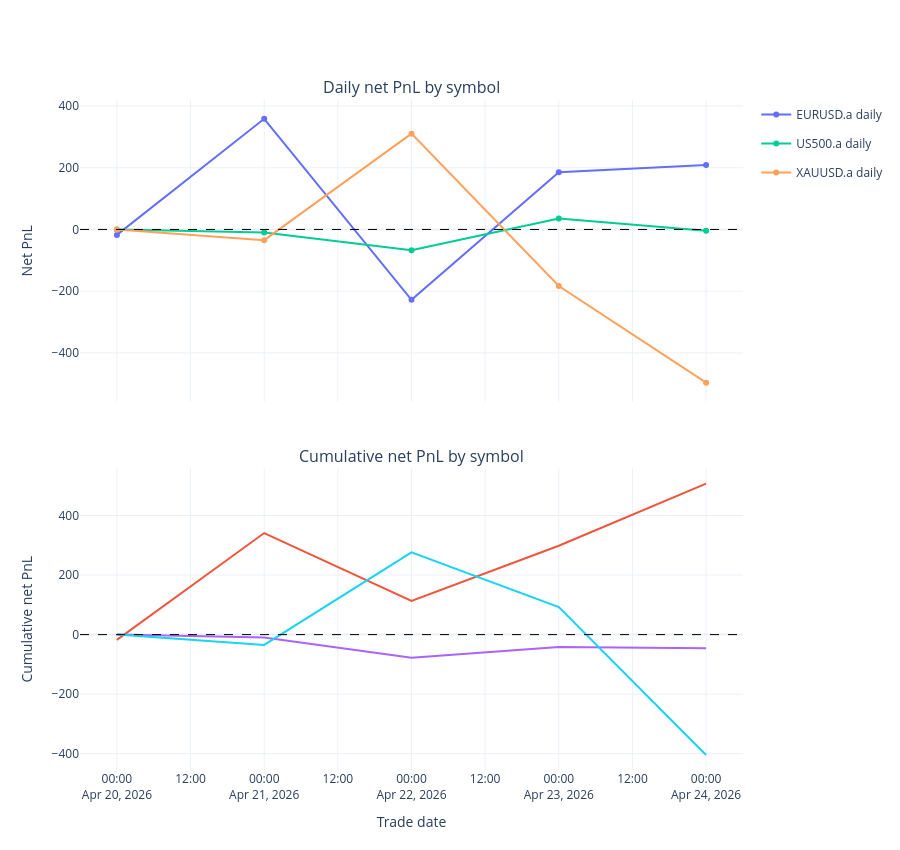

This figure's notebook cell:
### Markdown cell above
## Daily net PnL and cumulative PnL

### Code cell
if closed_trades.empty:
    print("No closed trades available to chart.")
else:
    daily = (
        closed_trades.groupby(["trade_date", "symbol"], as_index=False)["net_pnl"]
        .sum()
        .sort_values(["trade_date", "symbol"])
    )
    daily_pivot = daily.pivot(index="trade_date", columns="symbol", values="net_pnl").fillna(0.0)
    cumulative = daily_pivot.cumsum()

    fig = make_subplots(
        rows=2,
        cols=1,
        shared_xaxes=True,
        vertical_spacing=0.10,
        subplot_titles=("Daily net PnL by symbol", "Cumulative net PnL by symbol"),
    )

    for symbol in daily_pivot.columns:
        fig.add_trace(
            go.Scatter(
                x=daily_pivot.index,
                y=daily_pivot[symbol],
                mode="lines+markers",
                name=f"{symbol} daily",
                legendgroup=str(symbol),
            ),
            row=1,
            col=1,
        )
        fig.add_trace(
            go.Scatter(
                x=cumulative.index,
                y=cumulative[symbol],
                mode="lines",
                name=f"{symbol} cumulative",
                legendgroup=str(symbol),
                showlegend=False,
            ),
            row=2,
            col=1,
        )

    zero_line_style = dict(color="black", width=1, dash="dash")
    fig.add_hline(y=0, line=zero_line_style, row=1, col=1)
    fig.add_hline(y=0, line=zero_line_style, row=2, col=1)
    fig.update_yaxes(title_text="Net PnL", row=1, col=1)
    fig.update_yaxes(title_text="Cumulative net PnL", row=2, col=1)
    fig.update_xaxes(title_text="Trade date", row=2, col=1)
    fig.update_layout(height=850, hovermode="x unified", template="plotly_white")
    fig.show()

    display(daily.tail(20))

### Figure 1 — Plotly figure (JSON) as saved in the notebook; plotly's stock layout.template omitted (floating-point values rounded to 4 significant figures)
{"data": [{"legendgroup": "EURUSD.a", "mode": "lines+markers", "name": "EURUSD.a daily", "type": "scatter", "x": ["2026-04-20T00:00:00", "2026-04-21T00:00:00", "2026-04-22T00:00:00", "2026-04-23T00:00:00", "2026-04-24T00:00:00"], "xaxis": "x", "y": [-17.55, 358.6, -227.9, 185.1, 208.9], "yaxis": "y"}, {"legendgroup": "EURUSD.a", "mode": "lines", "name": "EURUSD.a cumulative", "showlegend": false, "type": "scatter", "x": ["2026-04-20T00:00:00", "2026-04-21T00:00:00", "2026-04-22T00:00:00", "2026-04-23T00:00:00", "2026-04-24T00:00:00"], "xaxis": "x2", "y": [-17.55, 341.0, 113.1, 298.2, 507.1], "yaxis": "y2"}, {"legendgroup": "US500.a", "mode": "lines+markers", "name": "US500.a daily", "type": "scatter", "x": ["2026-04-20T00:00:00", "2026-04-21T00:00:00", "2026-04-22T00:00:00", "2026-04-23T00:00:00", "2026-04-24T00:00:00"], "xaxis": "x", "y": [0.0, -9.67, -67.67, 35.56, -4.19], "yaxis": "y"}, {"legendgroup": "US500.a", "mode": "lines", "name": "US500.a cumulative", "showlegend": false, "type": "scatter", "x": ["2026-04-20T00:00:00", "2026-04-21T00:00:00", "2026-04-22T00:00:00", "2026-04-23T00:00:00", "2026-04-24T00:00:00"], "xaxis": "x2", "y": [0.0, -9.67, -77.34, -41.78, -45.97], "yaxis": "y2"}, {"legendgroup": "XAUUSD.a", "mode": "lines+markers", "name": "XAUUSD.a daily", "type": "scatter", "x": ["2026-04-20T00:00:00", "2026-04-21T00:00:00", "2026-04-22T00:00:00", "2026-04-23T00:00:00", "2026-04-24T00:00:00"], "xaxis": "x", "y": [0.0, -34.65, 310.5, -183.4, -496.5], "yaxis": "y"}, {"legendgroup": "XAUUSD.a", "mode": "lines", "name": "XAUUSD.a cumulative", "showlegend": false, "type": "scatter", "x": ["2026-04-20T00:00:00", "2026-04-21T00:00:00", "2026-04-22T00:00:00", "2026-04-23T00:00:00", "2026-04-24T00:00:00"], "xaxis": "x2", "y": [0.0, -34.65, 275.9, 92.52, -404.0], "yaxis": "y2"}], "layout": {"annotations": [{"font": {"size": 16}, "showarrow": false, "text": "Daily net PnL by symbol", "x": 0.5, "xanchor": "center", "xref": "paper", "y": 1, "yanchor": "bottom", "yref": "paper"}, {"font": {"size": 16}, "showarrow": false, "text": "Cumulative net PnL by symbol", "x": 0.5, "xanchor": "center", "xref": "paper", "y": 0.45, "yanchor": "bottom", "yref": "paper"}], "height": 850, "hovermode": "x unified", "shapes": [{"line": {"color": "black", "dash": "dash", "width": 1}, "type": "line", "x0": 0, "x1": 1, "xref": "x domain", "y0": 0, "y1": 0, "yref": "y"}, {"line": {"color": "black", "dash": "dash", "width": 1}, "type": "line", "x0": 0, "x1": 1, "xref": "x2 domain", "y0": 0, "y1": 0, "yref": "y2"}], "xaxis": {"anchor": "y", "domain": [0, 1], "matches": "x2", "showticklabels": false}, "xaxis2": {"anchor": "y2", "domain": [0, 1], "title": {"text": "Trade date"}}, "yaxis": {"anchor": "x", "domain": [0.55, 1], "title": {"text": "Net PnL"}}, "yaxis2": {"anchor": "x2", "domain": [0, 0.45], "title": {"text": "Cumulative net PnL"}}}}
